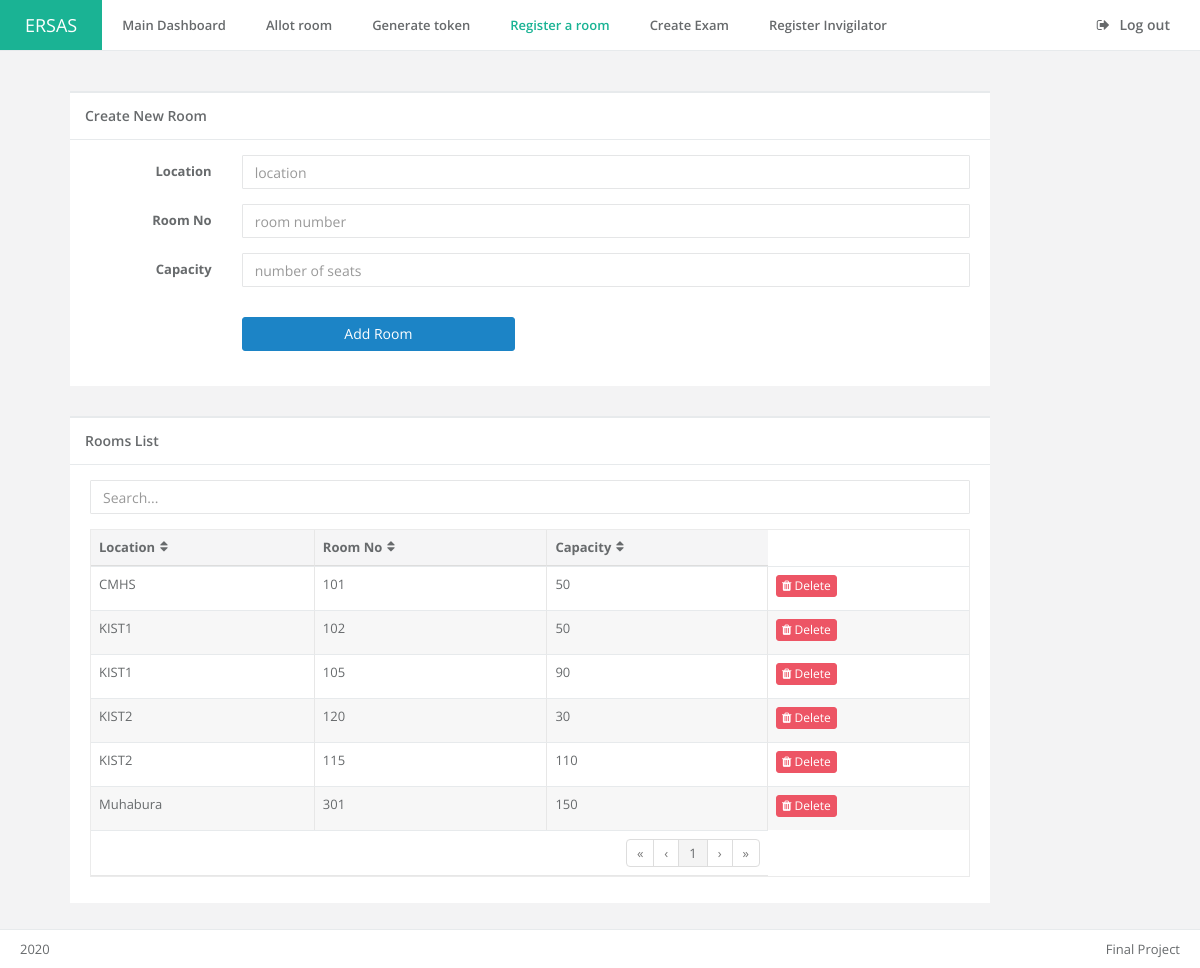
The page /register_room.php (signed in) on the database its author committed.
### tables this page shows
CREATE TABLE `tbl_room` (
  `room_id` int(11) NOT NULL,
  `location` varchar(255) DEFAULT NULL,
  `room_no` int(11) DEFAULT NULL,
  `capacity` int(11) DEFAULT NULL
);

### register_room.php (the view, shortened to what this page needs)
<?php
include_once 'connection.php';
?>
<!DOCTYPE html>
<html>
<?php include_once 'head.php'; ?>
<body class="top-navigation">
    <div id="wrapper">
        <div id="page-wrapper" class="gray-bg">
            <div class="row border-bottom white-bg">
                <nav class="navbar navbar-static-top" role="navigation">
                    <div class="navbar-header">
                        <a href="admin" class="navbar-brand">ERSAS</a>
                    </div>
                    <div class="navbar-collapse collapse" id="navbar">
                        <ul class="nav navbar-nav">
                            <li class="">
                                <a aria-expanded="false" role="button" href="admin"> Main Dashboard</a>
                            </li>
                            <li>
                                <a aria-expanded="false" role="button" href="allot_room"> Allot room</a>
                            </li>
                            <li>
                                <a aria-expanded="false" role="button" href="generate_token"> Generate token</a>
                            </li>
                            <li class="active">
                                <a aria-expanded="false" role="button" href="register_room"> Register a room</a>
                            </li>
                            <li>
                                <a aria-expanded="false" role="button" href="create_exam"> Create Exam</a>
                            </li>
                            <li>
                                <a aria-expanded="false" role="button" href="register_invig"> Register Invigilator</a>
                            </li>
                        </ul>
                        <ul class="nav navbar-top-links navbar-right">
                            <li>
                                <a href="logout">
                                    <i class="fa fa-sign-out"></i> Log out
                                </a>
                            </li>
                        </ul>
                    </div>
                </nav>
            </div>
            <div class="wrapper wrapper-content">
                <div class="container">
                    <div class="row col-lg-10">
                        <div class="ibox-title">
                            <h5>Create New Room</h5>
                        </div>
                        <div class="ibox-content">
                            <form class="form-horizontal" method="POST" action="register_room">
                                <div class="form-group">
                                    <label class="col-lg-2 control-label">Location</label>
                                    <div class="col-lg-10">
                                        <input type="text" placeholder="location" name="location" class="form-control">
                                    </div>
                                </div>
                                <div class="form-group">
                                    <label class="col-lg-2 control-label">Room No</label>
                                    <div class="col-lg-10">
                                        <input type="text" placeholder="room number" name="roomno" class="form-control">
                                    </div>
                                </div>
                                <div class="form-group">
                                    <label class="col-lg-2 control-label">Capacity</label>
                                    <div class="col-lg-10">
                                        <input type="text" placeholder="number of seats" name="capacity" class="form-control">
                                    </div>
                                </div>
                                <div class="form-group m-t-lg">
                                    <div class="col-lg-offset-2 col-lg-4">
                                        <button class="btn btn-block btn-md btn-success" name="submit" type="submit">Add Room</button>
                                    </div>
                                </div>
                            </form>
                        </div>
                    </div>
                    <div class="row col-lg-10 m-t-lg">
                     <div class="ibox float-e-margins">
                        <div class="ibox-title">
                            <h5>Rooms List</h5>
                        </div>
                        <div class="ibox-content">
                            <div class="table-responsive">
                                <input type="text" class="form-control input-md m-b" id="filter" placeholder="Search...">
                                <table class="footable table table-bordered dataTables-example" data-page-size="10" data-filter=#filter>
                                    <thead>
                                        <tr>
                                            <th>Location</th>
                                            <th>Room No</th>
                                            <th>Capacity</th>
                                        </tr>
                                    </thead>
                                    <tbody>
                                        <?php
                                        $query  = "SELECT * FROM tbl_room ORDER BY location ASC";
                                        $result = mysqli_query($conn, $query);
                                        while ($row = mysqli_fetch_array($result)) {
                                            $location = $row['location'];
                                            $roomno   = $row['room_no'];
                                            $capacity = $row['capacity'];
                                            ?>
                                            <tr>
                                                <td><?php echo $location; ?></td>
                                                <td><?php echo $roomno; ?></td>
                                                <td><?php echo $capacity; ?></td>
                                                <td>
                                                    <a class="btn btn-xs btn-danger" href="register_room?delete=<?php echo $row['room_id']; ?>">
                                                        <i class="fa fa-trash"></i> Delete
                                                    </a>
                                                </td>
                                            </tr>
                                        <?php } ?>
                                    </tbody>
                                    <tfoot>
                                        <tr>
                                            <td colspan="3">
                                                <ul class="pagination pull-right"></ul>
                                            </td>
                                        </tr>
                                    </tfoot>
                                </table>
                            </div>
                        </div>
                    </div>
                </div>
            </div>
        </div>
        <?php include_once 'footer.php'; ?>

### rows shown on the page
tbl_room: location "CMHS", room_no "101", capacity "50"
tbl_room: location "KIST1", room_no "102", capacity "50"
tbl_room: location "KIST1", room_no "105", capacity "90"
tbl_room: location "KIST2", room_no "120", capacity "30"
tbl_room: location "KIST2", room_no "115", capacity "110"
tbl_room: location "Muhabura", room_no "301", capacity "150"
